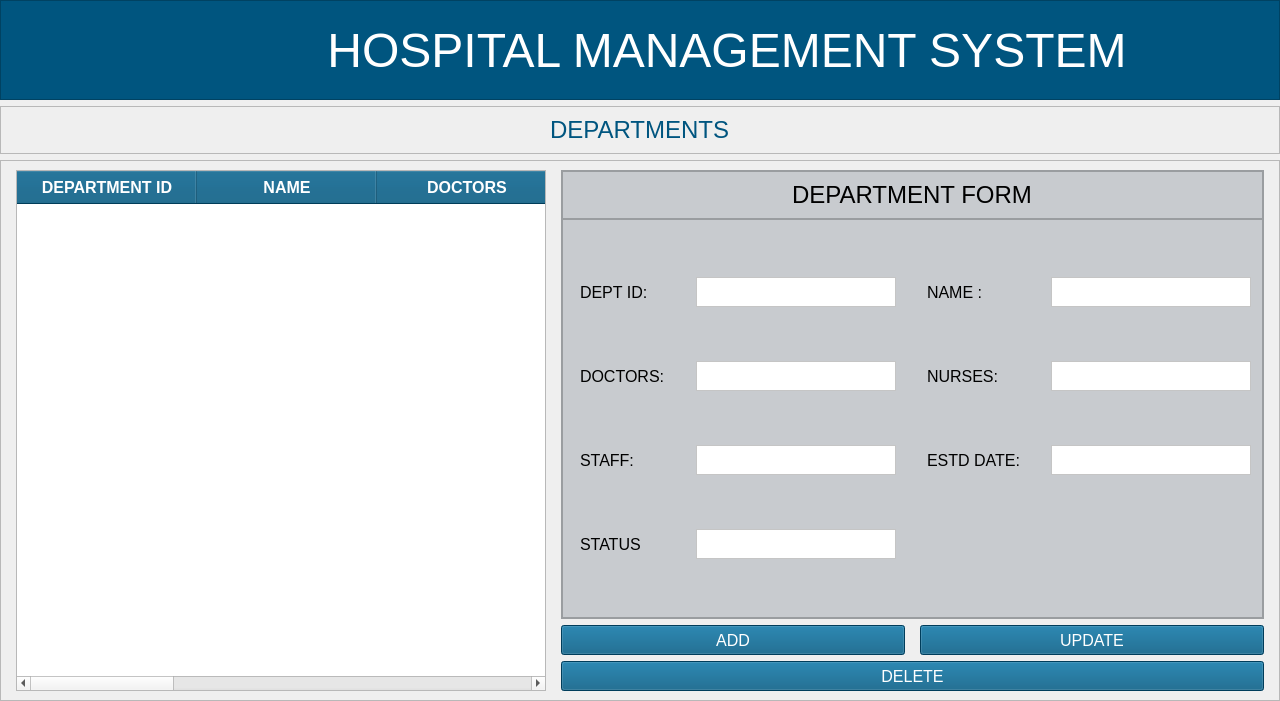
<?xml version="1.0" encoding="UTF-8"?>
<ui version="4.0">
 <class>MainWindow</class>
 <widget class="QMainWindow" name="MainWindow">
  <property name="geometry">
   <rect>
    <x>0</x>
    <y>0</y>
    <width>1280</width>
    <height>701</height>
   </rect>
  </property>
  <property name="windowTitle">
   <string>MainWindow</string>
  </property>
  <widget class="QWidget" name="centralwidget">
   <layout class="QVBoxLayout" name="verticalLayout_2">
    <property name="leftMargin">
     <number>0</number>
    </property>
    <property name="topMargin">
     <number>0</number>
    </property>
    <property name="rightMargin">
     <number>0</number>
    </property>
    <property name="bottomMargin">
     <number>0</number>
    </property>
    <item>
     <widget class="QFrame" name="header_frame">
      <property name="sizePolicy">
       <sizepolicy hsizetype="Preferred" vsizetype="Preferred">
        <horstretch>0</horstretch>
        <verstretch>0</verstretch>
       </sizepolicy>
      </property>
      <property name="minimumSize">
       <size>
        <width>1280</width>
        <height>100</height>
       </size>
      </property>
      <property name="maximumSize">
       <size>
        <width>16777215</width>
        <height>100</height>
       </size>
      </property>
      <property name="styleSheet">
       <string notr="true">background-color:rgb(0, 85, 127);</string>
      </property>
      <property name="frameShape">
       <enum>QFrame::StyledPanel</enum>
      </property>
      <property name="frameShadow">
       <enum>QFrame::Raised</enum>
      </property>
      <layout class="QHBoxLayout" name="horizontalLayout">
       <property name="sizeConstraint">
        <enum>QLayout::SetDefaultConstraint</enum>
       </property>
       <property name="leftMargin">
        <number>0</number>
       </property>
       <property name="topMargin">
        <number>0</number>
       </property>
       <property name="rightMargin">
        <number>0</number>
       </property>
       <property name="bottomMargin">
        <number>0</number>
       </property>
       <item>
        <widget class="QFrame" name="logo_frame">
         <property name="minimumSize">
          <size>
           <width>80</width>
           <height>50</height>
          </size>
         </property>
         <property name="maximumSize">
          <size>
           <width>100</width>
           <height>16777215</height>
          </size>
         </property>
         <property name="styleSheet">
          <string notr="true">background-color:transparent;
margin-top:6px;
margin-bottom:0px;</string>
         </property>
         <property name="frameShape">
          <enum>QFrame::StyledPanel</enum>
         </property>
         <property name="frameShadow">
          <enum>QFrame::Raised</enum>
         </property>
         <widget class="QLabel" name="backBtn">
          <property name="geometry">
           <rect>
            <x>20</x>
            <y>10</y>
            <width>61</width>
            <height>71</height>
           </rect>
          </property>
          <property name="cursor">
           <cursorShape>PointingHandCursor</cursorShape>
          </property>
          <property name="styleSheet">
           <string notr="true"/>
          </property>
          <property name="text">
           <string/>
          </property>
          <property name="pixmap">
           <pixmap resource="../../assets/resources.qrc">:/reosurces_logo/back-svgrepo-com.svg</pixmap>
          </property>
          <property name="scaledContents">
           <bool>true</bool>
          </property>
          <property name="alignment">
           <set>Qt::AlignCenter</set>
          </property>
         </widget>
        </widget>
       </item>
       <item>
        <widget class="QFrame" name="title_frame">
         <property name="minimumSize">
          <size>
           <width>1280</width>
           <height>0</height>
          </size>
         </property>
         <property name="font">
          <font>
           <pointsize>42</pointsize>
          </font>
         </property>
         <property name="styleSheet">
          <string notr="true">background-color:transparent;</string>
         </property>
         <property name="frameShape">
          <enum>QFrame::StyledPanel</enum>
         </property>
         <property name="frameShadow">
          <enum>QFrame::Raised</enum>
         </property>
         <layout class="QVBoxLayout" name="verticalLayout">
          <item alignment="Qt::AlignHCenter">
           <widget class="QLabel" name="title_label">
            <property name="minimumSize">
             <size>
              <width>800</width>
              <height>0</height>
             </size>
            </property>
            <property name="font">
             <font>
              <pointsize>36</pointsize>
             </font>
            </property>
            <property name="styleSheet">
             <string notr="true">color:#fff;</string>
            </property>
            <property name="text">
             <string>HOSPITAL MANAGEMENT SYSTEM</string>
            </property>
            <property name="alignment">
             <set>Qt::AlignCenter</set>
            </property>
           </widget>
          </item>
         </layout>
        </widget>
       </item>
      </layout>
     </widget>
    </item>
    <item>
     <widget class="QFrame" name="frame_15">
      <property name="maximumSize">
       <size>
        <width>16777215</width>
        <height>80</height>
       </size>
      </property>
      <property name="frameShape">
       <enum>QFrame::StyledPanel</enum>
      </property>
      <property name="frameShadow">
       <enum>QFrame::Raised</enum>
      </property>
      <layout class="QVBoxLayout" name="verticalLayout_22">
       <item alignment="Qt::AlignHCenter">
        <widget class="QLabel" name="activityNameDisp">
         <property name="font">
          <font>
           <pointsize>18</pointsize>
          </font>
         </property>
         <property name="styleSheet">
          <string notr="true">color:rgb(0, 85, 127);</string>
         </property>
         <property name="text">
          <string>DEPARTMENTS</string>
         </property>
        </widget>
       </item>
      </layout>
     </widget>
    </item>
    <item>
     <widget class="QFrame" name="frame">
      <property name="frameShape">
       <enum>QFrame::StyledPanel</enum>
      </property>
      <property name="frameShadow">
       <enum>QFrame::Raised</enum>
      </property>
      <layout class="QGridLayout" name="gridLayout_2">
       <property name="leftMargin">
        <number>15</number>
       </property>
       <property name="topMargin">
        <number>9</number>
       </property>
       <property name="rightMargin">
        <number>15</number>
       </property>
       <property name="horizontalSpacing">
        <number>15</number>
       </property>
       <item row="0" column="1" colspan="2">
        <widget class="QFrame" name="frame_3">
         <property name="styleSheet">
          <string notr="true">BACKGROUND-COLOR:#c8cbcf;
BORDER-RADIUS:5PX;</string>
         </property>
         <property name="frameShape">
          <enum>QFrame::StyledPanel</enum>
         </property>
         <property name="frameShadow">
          <enum>QFrame::Raised</enum>
         </property>
         <layout class="QVBoxLayout" name="verticalLayout_3">
          <property name="spacing">
           <number>0</number>
          </property>
          <property name="leftMargin">
           <number>0</number>
          </property>
          <property name="topMargin">
           <number>0</number>
          </property>
          <property name="rightMargin">
           <number>0</number>
          </property>
          <property name="bottomMargin">
           <number>0</number>
          </property>
          <item>
           <widget class="QFrame" name="frame_4">
            <property name="font">
             <font>
              <pointsize>15</pointsize>
             </font>
            </property>
            <property name="frameShape">
             <enum>QFrame::StyledPanel</enum>
            </property>
            <property name="frameShadow">
             <enum>QFrame::Raised</enum>
            </property>
            <layout class="QHBoxLayout" name="horizontalLayout_3">
             <item alignment="Qt::AlignHCenter">
              <widget class="QLabel" name="label">
               <property name="font">
                <font>
                 <pointsize>18</pointsize>
                </font>
               </property>
               <property name="text">
                <string>DEPARTMENT FORM</string>
               </property>
              </widget>
             </item>
            </layout>
           </widget>
          </item>
          <item>
           <widget class="QFrame" name="frame_5">
            <property name="styleSheet">
             <string notr="true">padding-right:2px;
padding-left:2px;</string>
            </property>
            <property name="frameShape">
             <enum>QFrame::StyledPanel</enum>
            </property>
            <property name="frameShadow">
             <enum>QFrame::Raised</enum>
            </property>
            <layout class="QGridLayout" name="gridLayout">
             <property name="horizontalSpacing">
              <number>25</number>
             </property>
             <item row="2" column="0">
              <widget class="QLabel" name="label_4">
               <property name="font">
                <font>
                 <pointsize>12</pointsize>
                </font>
               </property>
               <property name="text">
                <string>DOCTORS:</string>
               </property>
              </widget>
             </item>
             <item row="3" column="1">
              <widget class="QTextEdit" name="deptStaffCountEntry">
               <property name="maximumSize">
                <size>
                 <width>200</width>
                 <height>30</height>
                </size>
               </property>
               <property name="font">
                <font>
                 <pointsize>12</pointsize>
                </font>
               </property>
               <property name="styleSheet">
                <string notr="true">background-color:white;</string>
               </property>
              </widget>
             </item>
             <item row="0" column="3">
              <widget class="QTextEdit" name="deptNameEntry">
               <property name="maximumSize">
                <size>
                 <width>200</width>
                 <height>30</height>
                </size>
               </property>
               <property name="font">
                <font>
                 <pointsize>12</pointsize>
                </font>
               </property>
               <property name="styleSheet">
                <string notr="true">background-color:white;</string>
               </property>
              </widget>
             </item>
             <item row="2" column="3">
              <widget class="QTextEdit" name="deptNursesCountEntry">
               <property name="maximumSize">
                <size>
                 <width>200</width>
                 <height>30</height>
                </size>
               </property>
               <property name="font">
                <font>
                 <pointsize>12</pointsize>
                </font>
               </property>
               <property name="styleSheet">
                <string notr="true">background-color:white;</string>
               </property>
              </widget>
             </item>
             <item row="4" column="1">
              <widget class="QTextEdit" name="deptStatusEntry">
               <property name="maximumSize">
                <size>
                 <width>200</width>
                 <height>30</height>
                </size>
               </property>
               <property name="font">
                <font>
                 <pointsize>12</pointsize>
                </font>
               </property>
               <property name="styleSheet">
                <string notr="true">background-color:white;</string>
               </property>
              </widget>
             </item>
             <item row="2" column="2">
              <widget class="QLabel" name="label_5">
               <property name="font">
                <font>
                 <pointsize>12</pointsize>
                </font>
               </property>
               <property name="text">
                <string>NURSES:</string>
               </property>
              </widget>
             </item>
             <item row="3" column="3">
              <widget class="QTextEdit" name="deptEstdDateEntry">
               <property name="maximumSize">
                <size>
                 <width>200</width>
                 <height>30</height>
                </size>
               </property>
               <property name="font">
                <font>
                 <pointsize>12</pointsize>
                </font>
               </property>
               <property name="styleSheet">
                <string notr="true">background-color:white;</string>
               </property>
              </widget>
             </item>
             <item row="3" column="2">
              <widget class="QLabel" name="label_8">
               <property name="font">
                <font>
                 <pointsize>12</pointsize>
                </font>
               </property>
               <property name="text">
                <string>ESTD DATE:</string>
               </property>
              </widget>
             </item>
             <item row="3" column="0">
              <widget class="QLabel" name="label_7">
               <property name="font">
                <font>
                 <pointsize>12</pointsize>
                </font>
               </property>
               <property name="text">
                <string>STAFF:</string>
               </property>
              </widget>
             </item>
             <item row="0" column="1">
              <widget class="QTextEdit" name="deptIdEntry">
               <property name="maximumSize">
                <size>
                 <width>200</width>
                 <height>30</height>
                </size>
               </property>
               <property name="font">
                <font>
                 <pointsize>12</pointsize>
                </font>
               </property>
               <property name="styleSheet">
                <string notr="true">background-color:white;</string>
               </property>
              </widget>
             </item>
             <item row="2" column="1">
              <widget class="QTextEdit" name="deptDocCountEntry">
               <property name="maximumSize">
                <size>
                 <width>200</width>
                 <height>30</height>
                </size>
               </property>
               <property name="font">
                <font>
                 <pointsize>12</pointsize>
                </font>
               </property>
               <property name="styleSheet">
                <string notr="true">background-color:white;</string>
               </property>
              </widget>
             </item>
             <item row="0" column="2">
              <widget class="QLabel" name="label_3">
               <property name="font">
                <font>
                 <pointsize>12</pointsize>
                </font>
               </property>
               <property name="text">
                <string>NAME :</string>
               </property>
              </widget>
             </item>
             <item row="0" column="0">
              <widget class="QLabel" name="label_2">
               <property name="font">
                <font>
                 <pointsize>12</pointsize>
                </font>
               </property>
               <property name="text">
                <string>DEPT ID: </string>
               </property>
              </widget>
             </item>
             <item row="4" column="0">
              <widget class="QLabel" name="label_9">
               <property name="font">
                <font>
                 <pointsize>12</pointsize>
                </font>
               </property>
               <property name="text">
                <string>STATUS</string>
               </property>
              </widget>
             </item>
            </layout>
           </widget>
          </item>
         </layout>
        </widget>
       </item>
       <item row="2" column="1" colspan="2">
        <widget class="QPushButton" name="delDeptBtn">
         <property name="minimumSize">
          <size>
           <width>200</width>
           <height>30</height>
          </size>
         </property>
         <property name="font">
          <font>
           <pointsize>12</pointsize>
          </font>
         </property>
         <property name="cursor">
          <cursorShape>PointingHandCursor</cursorShape>
         </property>
         <property name="styleSheet">
          <string notr="true">background-color:rgb(0, 85, 127);
COLOR:WHITE;
BORDER-RADIUS:5PX</string>
         </property>
         <property name="text">
          <string>DELETE</string>
         </property>
        </widget>
       </item>
       <item row="1" column="1">
        <widget class="QPushButton" name="addDeptBtn">
         <property name="minimumSize">
          <size>
           <width>200</width>
           <height>30</height>
          </size>
         </property>
         <property name="font">
          <font>
           <pointsize>12</pointsize>
          </font>
         </property>
         <property name="cursor">
          <cursorShape>PointingHandCursor</cursorShape>
         </property>
         <property name="styleSheet">
          <string notr="true">background-color:rgb(0, 85, 127);
COLOR:WHITE;
BORDER-RADIUS:5PX</string>
         </property>
         <property name="text">
          <string>ADD</string>
         </property>
        </widget>
       </item>
       <item row="0" column="0" rowspan="3">
        <widget class="QTableWidget" name="tableDeptsDet">
         <property name="minimumSize">
          <size>
           <width>0</width>
           <height>0</height>
          </size>
         </property>
         <property name="font">
          <font>
           <pointsize>12</pointsize>
          </font>
         </property>
         <property name="cursor" stdset="0">
          <cursorShape>PointingHandCursor</cursorShape>
         </property>
         <property name="styleSheet">
          <string notr="true">QHeaderView::section {
                background-color: #00557d;
                color: white;
                font-weight: bold;
padding:5px;
            }</string>
         </property>
         <property name="editTriggers">
          <set>QAbstractItemView::NoEditTriggers</set>
         </property>
         <property name="selectionMode">
          <enum>QAbstractItemView::SingleSelection</enum>
         </property>
         <property name="selectionBehavior">
          <enum>QAbstractItemView::SelectRows</enum>
         </property>
         <property name="showGrid">
          <bool>true</bool>
         </property>
         <property name="sortingEnabled">
          <bool>true</bool>
         </property>
         <property name="wordWrap">
          <bool>false</bool>
         </property>
         <attribute name="horizontalHeaderCascadingSectionResizes">
          <bool>true</bool>
         </attribute>
         <attribute name="horizontalHeaderDefaultSectionSize">
          <number>180</number>
         </attribute>
         <attribute name="verticalHeaderDefaultSectionSize">
          <number>45</number>
         </attribute>
         <column>
          <property name="text">
           <string>DEPARTMENT ID</string>
          </property>
          <property name="background">
           <color>
            <red>0</red>
            <green>85</green>
            <blue>125</blue>
           </color>
          </property>
         </column>
         <column>
          <property name="text">
           <string>NAME</string>
          </property>
         </column>
         <column>
          <property name="text">
           <string>DOCTORS</string>
          </property>
         </column>
         <column>
          <property name="text">
           <string>NURSES</string>
          </property>
         </column>
         <column>
          <property name="text">
           <string>STAFF</string>
          </property>
         </column>
         <column>
          <property name="text">
           <string>ESTD DATE</string>
          </property>
         </column>
         <column>
          <property name="text">
           <string>STATUS</string>
          </property>
         </column>
        </widget>
       </item>
       <item row="1" column="2">
        <widget class="QPushButton" name="updtDeptBtn">
         <property name="minimumSize">
          <size>
           <width>200</width>
           <height>30</height>
          </size>
         </property>
         <property name="font">
          <font>
           <pointsize>12</pointsize>
          </font>
         </property>
         <property name="cursor">
          <cursorShape>PointingHandCursor</cursorShape>
         </property>
         <property name="styleSheet">
          <string notr="true">background-color:rgb(0, 85, 127);
COLOR:WHITE;
BORDER-RADIUS:5PX</string>
         </property>
         <property name="text">
          <string>UPDATE</string>
         </property>
        </widget>
       </item>
      </layout>
     </widget>
    </item>
   </layout>
  </widget>
 </widget>
 <resources>
  <include location="../../assets/resources.qrc"/>
 </resources>
 <connections/>
</ui>
